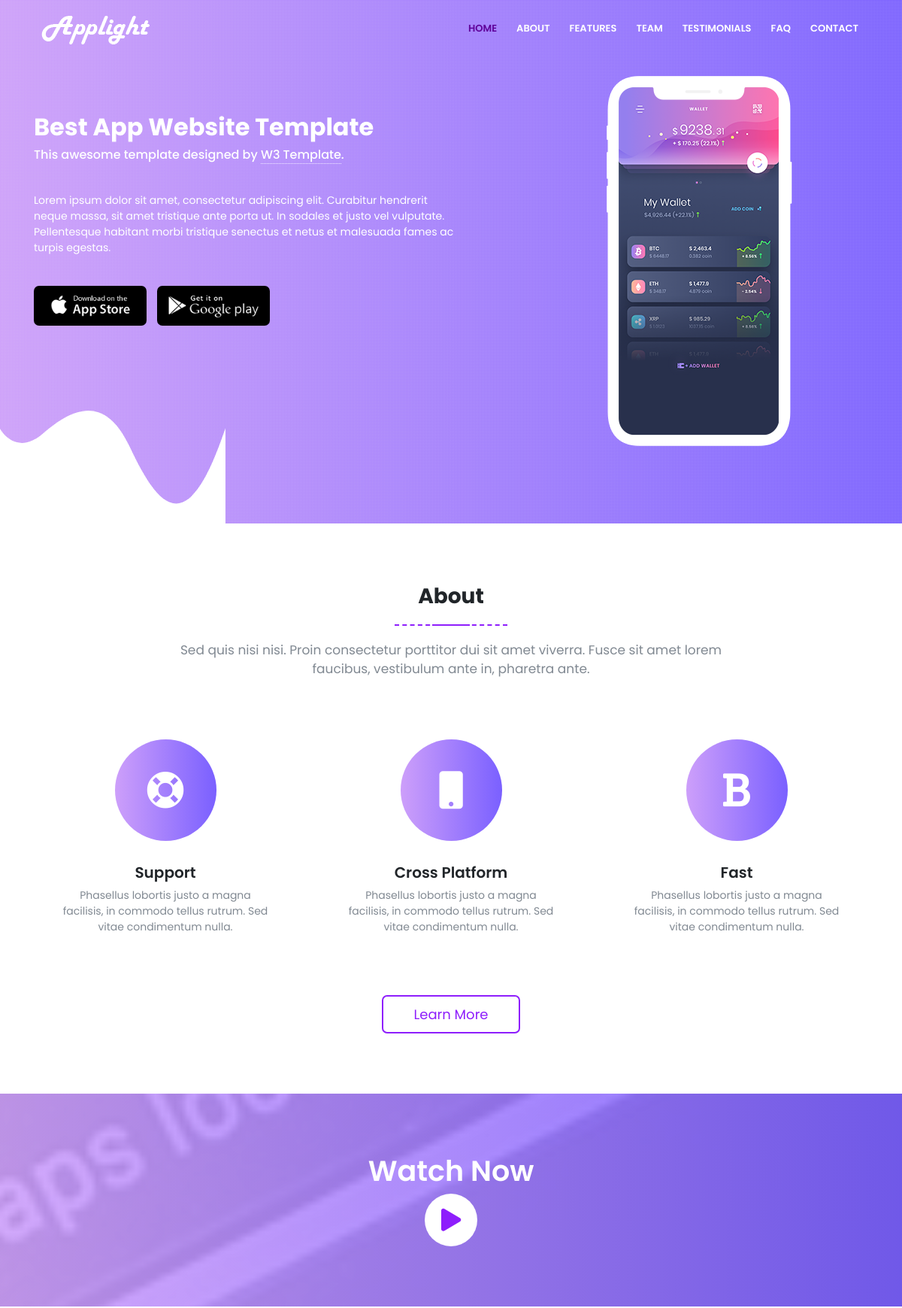
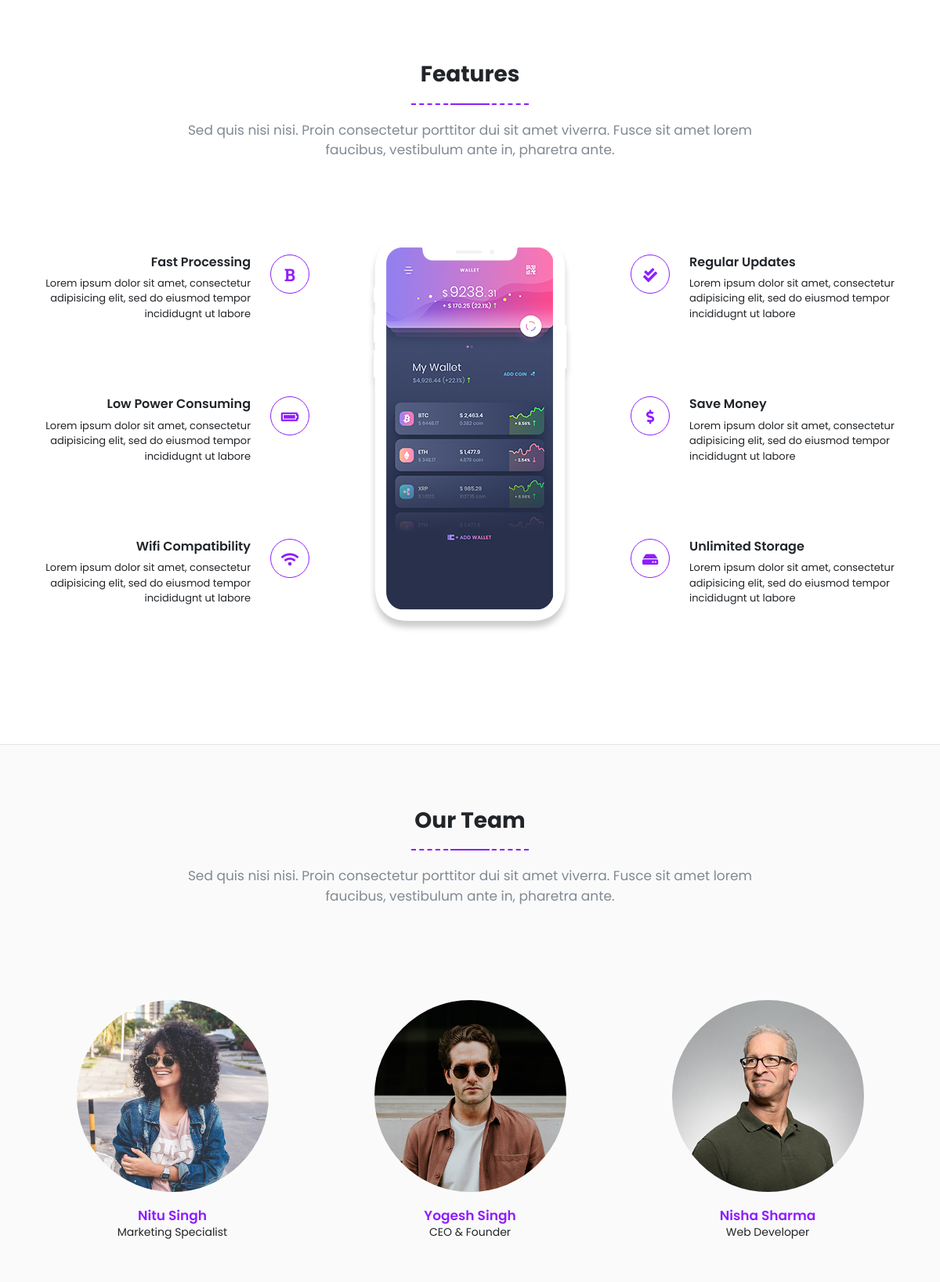
The page / (upper part) on the database its author committed (2 pictures, top to bottom).
### home/models.py (models this page shows, shortened)
class About(models.Model):
    title = models.CharField(max_length=100)
    text = models.TextField()
    icon = models.CharField(max_length=200)

class Features(models.Model):
    name = models.CharField(max_length=100)
    text = models.TextField()
    icon = models.CharField(max_length=100)

class Team(models.Model):
    full_name = models.CharField(max_length=100)
    image = models.FileField(upload_to='images/team/')
    job = models.CharField(max_length=100)

### home/views.py (the view, shortened to what this page needs)
# urls.py: path("", home),
def home(request):
    if len(Features.objects.all()) > 1:
        data = {
            "about": About.objects.all(),
            "left": Features.objects.all()[0::2],
            "right": Features.objects.all()[1::2],
            "team": Team.objects.all(),
            "test": Test.objects.all(),
            "questions": Questions.objects.all()
        }
    return render(request, "index.html", data)

### template/index.html (shortened to what this page needs)
<!DOCTYPE html>
<html>{% load static %}
<head>
<link rel="stylesheet" href="https://cdn.jsdelivr.net/bxslider/4.2.12/jquery.bxslider.css">
<link rel="stylesheet" href="{% static 'css/animate.css' %}">
<link rel="stylesheet" href="https://stackpath.bootstrapcdn.com/bootstrap/4.1.1/css/bootstrap.min.css">
<link rel="stylesheet" type="text/css" href="{% static 'style.css' %}"/>
<link rel="stylesheet" href="https://use.fontawesome.com/releases/v5.1.0/css/all.css">
</head>
<body>
<nav class="navbar navbar-expand-lg">
  <div class="container"> <a class="navbar-brand navbar-logo" href="#"> <img src="{% static 'images/logo.png' %}" alt="logo" class="logo-1"> </a>
    <div class="collapse navbar-collapse" id="navbarSupportedContent">
      <ul class="navbar-nav ml-auto">
        <li class="nav-item"> <a class="nav-link" href="" data-scroll-nav="0">Home</a> </li>
        <li class="nav-item"> <a class="nav-link" href="#" data-scroll-nav="1">About</a> </li>
        <li class="nav-item"> <a class="nav-link" href="#" data-scroll-nav="2">Features</a> </li>
        <li class="nav-item"> <a class="nav-link" href="#" data-scroll-nav="3">Team</a> </li>
        <li class="nav-item"> <a class="nav-link" href="#" data-scroll-nav="4">Testimonials</a> </li>
        <li class="nav-item"> <a class="nav-link" href="#" data-scroll-nav="5">Faq</a> </li>
        <li class="nav-item"> <a class="nav-link" href="#" data-scroll-nav="6">Contact</a> </li>
      </ul>
    </div>
  </div>
</nav>
<section class="banner" data-scroll-index='0'>
  <div class="banner-overlay">
    <div class="container">
      <div class="row">
        <div class="col-md-8 col-sm-12">
          <div class="banner-text">
            <h2 class="white">Best App Website Template</h2>
            <h6 class="white">This awesome template designed by <a href="http://w3Template.com" target="_blank" rel="dofollow" class="weblink">W3 Template</a>.</h6>
            <p class="banner-text white">Lorem ipsum dolor sit amet, consectetur adipiscing elit. Curabitur hendrerit neque massa, sit amet tristique ante porta ut. In sodales et justo vel vulputate. Pellentesque habitant morbi tristique senectus et netus et malesuada fames ac turpis egestas.</p>
            <ul>
              <li><a href="#"><img src="{% static 'images/appstore.png' %}" class="wow fadeInUp" data-wow-delay="0.4s"/></a></li>
              <li><a href="#"><img src="{% static 'images/playstore.png' %}" class="wow fadeInUp" data-wow-delay="0.7s"/></a></li>
            </ul>
          </div>
        </div>
        <div class="col-md-4 col-sm-12"> <img src="{% static 'images/iphone-screen.png' %}" class="img-fluid wow fadeInUp"/> </div>
      </div>
    </div>
  </div>
  <span class="svg-wave"> <img class="svg-hero" src="{% static 'images/applight-wave.svg' %}"> </span> </section>
<section class="about section-padding prelative" data-scroll-index='1'>
  <div class="container">
    <div class="row">
      <div class="col-md-12">
        <div class="sectioner-header text-center">
          <h3>About</h3>
          <span class="line"></span>
          <p>Sed quis nisi nisi. Proin consectetur porttitor dui sit amet viverra. Fusce sit amet lorem faucibus, vestibulum ante in, pharetra ante.</p>
        </div>
        <div class="section-content text-center">
          <div class="row">
            {% for post in about %}
            <div class="col-md-4">
              <div class="icon-box wow fadeInUp" data-wow-delay="0.2s"> <i class="fa {{post.icon}}" aria-hidden="true"></i>
                <h5>{{post.title}}</h5>
                <p>{{post.text}}</p>
              </div>
            </div>
            {% endfor %}
          </div>
          <a href="#" class="about-btn">Learn More</a> </div>
      </div>
    </div>
  </div>
</section>
<section class="video-section prelative text-center white">
  <div class="section-padding video-overlay">
    <div class="container">
      <h3>Watch Now</h3>
      <i class="fa fa-play" id="video-icon" aria-hidden="true"></i>
    </div>
  </div>
</section>
<section class="feature section-padding" data-scroll-index='2'>
  <div class="container">
    <div class="row">
      <div class="col-md-12">
        <div class="sectioner-header text-center">
          <h3>Features</h3>
          <span class="line"></span>
          <p>Sed quis nisi nisi. Proin consectetur porttitor dui sit amet viverra. Fusce sit amet lorem faucibus, vestibulum ante in, pharetra ante.</p>
        </div>
        <div class="section-content text-center">
          <div class="row">
            <div class="col-md-4 col-sm-12">
              {% for feature in left %}
              <div class="media single-feature wow fadeInUp" data-wow-delay="0.2s">
                <div class="media-body text-right media-right-margin">
                  <h5>{{feature.name}}</h5>
                  <p>{{feature.text}}</p>
                </div>
                <div class="media-right icon-border"> <span class="fa {{feature.icon}}" aria-hidden="true"></span> </div>
              </div>
              {% endfor %}
            </div>
            <div class="col-md-4 d-none d-md-block d-lg-block">
              <div class="feature-mobile"> <img src="{% static 'images/iphone-screen-with-shadow.png' %}" class="img-fluid wow fadeInUp"/> </div>
            </div>
            <div class="col-md-4 col-sm-12">
              {% for feature in right %}
              <div class="media single-feature wow fadeInUp" data-wow-delay="0.2s">
                <div class="media-left icon-border media-right-margin"> <span class="fa {{feature.icon}}" aria-hidden="true"></span> </div>
                <div class="media-body text-left">
                  <h5>{{feature.name}}</h5>
                  <p>{{feature.text}}</p>
                </div>
              </div>
              {% endfor %}
            </div>
          </div>
        </div>
      </div>
    </div>
  </div>
</section>
<section class="team section-padding" data-scroll-index='3'>
  <div class="container">
    <div class="row">
      <div class="col-md-12">
        <div class="sectioner-header text-center">
          <h3>Our Team</h3>
          <span class="line"></span>
          <p>Sed quis nisi nisi. Proin consectetur porttitor dui sit amet viverra. Fusce sit amet lorem faucibus, vestibulum ante in, pharetra ante.</p>
        </div>
        <div class="section-content text-center">
          <div class="row">
            {% for people in team %}
            <div class="col-md-4">
              <div class="team-detail wow bounce" data-wow-delay="0.2s"> <img src="{{people.image.url}}" class="img-fluid"/>
                <h4>{{people.full_name}}</h4>
                <p>{{people.job}}</p>
              </div>
            </div>
            {% endfor %}
          </div>
        </div>
      </div>
    </div>
  </div>
</section>
</body>
</html>

### static/style.css (style rules this page uses)
* { padding:0; margin:0; }
body { font-family: 'Poppins', sans-serif; font-size: 14px; }
a { color:#5f0099; }
h1, h2, h3 { font-weight: 700; }
h4, h5 { font-weight:600; }
h6 { font-weight:500; }
.white { color:#ffffff !important; }
.navbar { position: fixed; right: 0; left: 0; width: 100%; padding-left: 0; padding-right: 0; min-height: 50px; line-height: 50px; background: transparent; z-index: 1030; }
.navbar .active { color: #5f0099 !important; }
.navbar .nav-item { margin: 0 5px; padding: 0; }
.navbar .nav-item a { color: #fff; text-transform: uppercase; font-weight: 600; font-size: 13px; }
.navbar .nav-link { position: relative; padding: 0; }
.banner { background: #7a60ff; background: linear-gradient(to left, #7a60ff, #cd9ffa); padding:100px 0px; position:relative; }
.banner::before { content: ""; display: block; position: absolute; left: 0; top: 0; width: 100%; height: 100%; background: url(images/pattern.png); }
.banner a.weblink { color:#ffffff; border-bottom:1px dotted #ffffff; }
.svg-wave { position: absolute; bottom: 0; width: 100%; }
.banner-text { padding-right:80px; margin:50px 0px 0px; }
.banner-text p { margin:40px 0px; }
.banner-text ul { list-style: none; }
.banner-text ul li { display: inline-block; margin: 0px 10px 10px 0px; }
.banner-text ul li a { display: block; }
.banner-text ul li a img { width: 150px; border-radius: 7px; }
.prelative { position:relative }
.section-padding { padding:80px 0px; }
.sectioner-header { width:69%; margin:0 auto; }
.line { height: 2px; width: 50px; background: #8e1efc; display: block; margin: 20px auto 20px; }
.line::after { content:""; position: absolute; left: 50%; width: 150px; height: 2px; border-bottom: 2px dashed #8e1efc; margin-left: -75px; }
.sectioner-header p { color:#818992; font-size: 17px; }
.section-content { margin-top: 80px; }
.icon-box { margin-bottom:50px; }
.icon-box i { display: block; position: relative; width: 135px; height: 135px; border-radius: 100px; background: #7a60ff; background: linear-gradient(to left, #7a60ff, #cd9ffa); color: #ffffff; font-size: 50px; line-height: 135px; margin: 0 auto; }
.icon-box h5 { margin-top:30px; }
.icon-box p { color: #818992; font-size: 14px; width: 80%; margin: 0 auto; }
.about-btn { color: #8e1efc; padding: 10px 40px; border: 2px solid #8e1efc; border-radius: 7px; margin-top: 30px; display: inline-block; font-size: 18px; }
.video-section { background: url(images/video-bg.jpg) no-repeat fixed center; background-size: cover; overflow: hidden; }
.video-overlay { background: linear-gradient(to left, rgba(122, 96, 255, 0.90), rgba(205, 159, 250, 0.90)); }
.video-section h3 { font-weight: 600; font-size: 38px; }
.video-section i { display: block; position: relative; width: 70px; height: 70px; border-radius: 100px; background: #ffffff; color: #8e1efc; font-size: 30px; line-height: 70px; margin: 0 auto; cursor:pointer; }
.single-feature { margin-bottom: 80px; margin-top: 40px; }
.single-feature h5 { font-size: 16px; }
.media-right-margin { margin-right:25px; }
.single-feature p { font-size: 13px; }
.icon-border span { display: block; position: relative; width: 50px; height: 50px; border-radius: 100px; color: rgb(142, 30, 252); font-size: 18px; line-height: 50px; border: 1px solid rgb(142, 30, 252); }
.team { background: #fafafa; border-top: 1px solid #e4e4e4; }
.team-detail { margin-top:40px; }
.team-detail img { border-radius: 50%; width: 70%; }
.team-detail h4 { color:rgb(142, 30, 252); margin-top: 20px; font-size: 17px; margin-bottom: 0px; }

### rows shown on the page
About: title "Support", text "Phasellus lobortis justo a magna facilisis, in commodo tellus rutrum. Sed vitae condimentum nulla."
About: title "Cross Platform", text "Phasellus lobortis justo a magna facilisis, in commodo tellus rutrum. Sed vitae condimentum nulla."
About: title "Fast", text "Phasellus lobortis justo a magna facilisis, in commodo tellus rutrum. Sed vitae condimentum nulla."
Features: name "Fast Processing", text "Lorem ipsum dolor sit amet, consectetur adipisicing elit, sed do eiusmod tempor incididugnt ut labore"
Features: name "Low Power Consuming", text "Lorem ipsum dolor sit amet, consectetur adipisicing elit, sed do eiusmod tempor incididugnt ut labore"
Features: name "Wifi Compatibility", text "Lorem ipsum dolor sit amet, consectetur adipisicing elit, sed do eiusmod tempor incididugnt ut labore"
Features: name "Regular Updates", text "Lorem ipsum dolor sit amet, consectetur adipisicing elit, sed do eiusmod tempor incididugnt ut labore"
Features: name "Save Money", text "Lorem ipsum dolor sit amet, consectetur adipisicing elit, sed do eiusmod tempor incididugnt ut labore"
Features: name "Unlimited Storage", text "Lorem ipsum dolor sit amet, consectetur adipisicing elit, sed do eiusmod tempor incididugnt ut labore"
Team: image (picture), full_name "Nitu Singh", job "Marketing Specialist"
Team: image (picture), full_name "Yogesh Singh", job "CEO & Founder"
Team: image (picture), full_name "Nisha Sharma", job "Web Developer"
